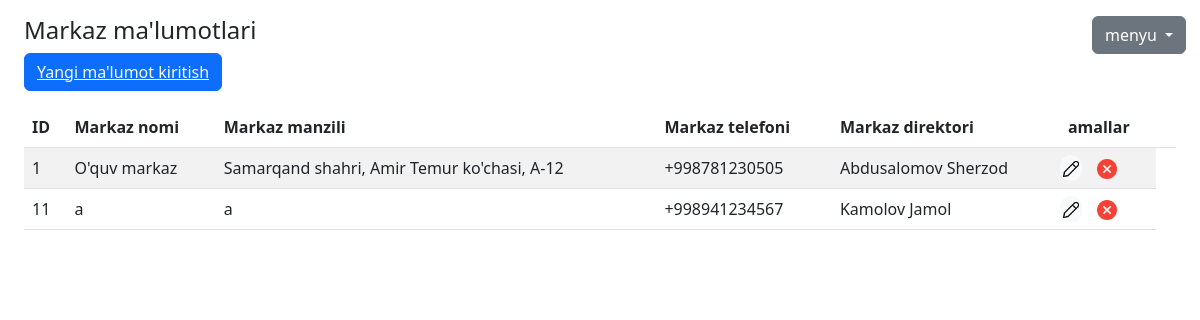
The app's page /admin.php with its own data.
### tables this page shows
CREATE TABLE `markaz` (
  `markazid` int(100) NOT NULL AUTO_INCREMENT,
  `markazNomi` varchar(100) NOT NULL,
  `markazManzili` varchar(300) NOT NULL,
  `markazTelefoni` varchar(15) NOT NULL,
  `markazDirektori` varchar(30) NOT NULL,
  PRIMARY KEY (`markazid`)
);

### admin.php (the view, shortened to what this page needs)
<?php
include "connection.php";
include 'menu.php';
if($con){
    $query = "SELECT * FROM markaz";
    $result = mysqli_query($con,$query);
?>
<!DOCTYPE html>
<html>
<head>
	<link rel="stylesheet" type="text/css" href="./vendor/bootstrap/css/bootstrap.min.css">
</head>
<body>
<div class="container-fluid">
<div class="container-fluid my-3">
  <h4>Markaz ma'lumotlari</h4>
<button type="button" class="btn btn-primary" data-bs-toggle="modal" data-bs-target="#staticBackdrop">
  <a href="./components/crudmarkaz/insert.php" class="text-light">
  Yangi ma'lumot kiritish
</a>
</button>
</div>
<div class=" container-fluid" style="overflow-y: scroll hidden;">
<table class="table table-striped" >
  <thead>
    <tr>
      <th scope="col">ID</th>
      <th scope="col">Markaz nomi</th>
      <th scope="col">Markaz manzili</th>
      <th scope="col">Markaz telefoni</th>
      <th scope="col">Markaz direktori</th>
      <th scope="col">amallar</th>
      <th></th>
    </tr>
  </thead>
  <tbody>
    <?php
    while ($fetch = mysqli_fetch_assoc($result)){
    echo '<tr>
      <td scope="row">'.$fetch["markazid"].'</th>
      <td scope="row">'.$fetch["markazNomi"].'</th>
      <td>'.$fetch["markazManzili"].'</td>
      <td>'.$fetch["markazTelefoni"].'</td>
      <td>'.$fetch["markazDirektori"].'</td>
      <td style="padding: 6px 6px 0 0;">
<button type="button" class="btn btn-light" data-bs-toggle="modal" data-bs-target="#staticBackdrop" style="border-radius:10px; padding:0; margin-right:10px;"><a href="./components/crudmarkaz/update.php?markazid='.$fetch['markazid'].'">
  <img src="./images/edit.png" width="20" style="margin: 0;"></a>
</button>
<button type="button" class="btn" data-bs-toggle="modal" data-bs-target="#staticBackdrop" style="border-radius: 10px;padding:0; margin: 0;"><a href="./components/crudmarkaz/del.php?markazid='.$fetch['markazid'].'">
  <img src="./images/remove.png" width="20" style="margin: 0;"></a>
</button>
</td>
</tr>';
}
    ?>
  </tbody>
</table>
</div>
</div>
</body>
</html>
<?php
}
else echo "Bog'lanmadi";
?>

### records on screen
markaz: markazid "1", markazNomi "O'quv markaz", markazManzili "Samarqand shahri, Amir Temur ko'chasi, A-12", markazTelefoni "+998781230505", markazDirektori "Abdusalomov Sherzod"
markaz: markazid "11", markazNomi "a", markazManzili "a", markazTelefoni "+998941234567", markazDirektori "Kamolov Jamol"
